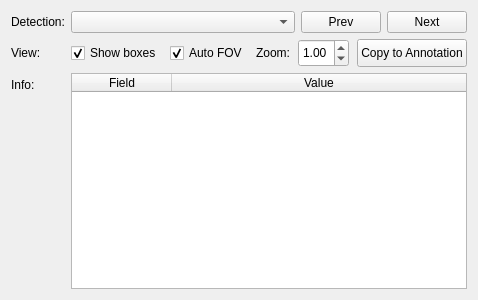
<?xml version='1.0' encoding='UTF-8'?>
<ui version="4.0">
 <class>View</class>
 <widget class="qMRMLWidget" name="View">
  <property name="geometry">
   <rect>
    <x>0</x>
    <y>0</y>
    <width>420</width>
    <height>300</height>
   </rect>
  </property>
  <layout class="QFormLayout" name="locateFormLayout">
   <item row="0" column="0">
    <widget class="QLabel" name="locateIndexLabel">
     <property name="toolTip">
      <string>Detection index currently selected for viewing.</string>
     </property>
     <property name="text">
      <string>Detection:</string>
     </property>
    </widget>
   </item>
   <item row="0" column="1">
    <layout class="QHBoxLayout" name="locateIndexLayout">
     <item>
      <widget class="QComboBox" name="locateIndexComboBox">
       <property name="sizePolicy">
        <sizepolicy hsizetype="Expanding" vsizetype="Fixed">
         <horstretch>0</horstretch>
         <verstretch>0</verstretch>
        </sizepolicy>
       </property>
       <property name="toolTip">
        <string>Select a displayed detection index to highlight and view. Choose the empty entry to clear the highlight.</string>
       </property>
      </widget>
     </item>
     <item>
      <widget class="QPushButton" name="previousBoxButton">
       <property name="sizePolicy">
        <sizepolicy hsizetype="Fixed" vsizetype="Fixed">
         <horstretch>0</horstretch>
         <verstretch>0</verstretch>
        </sizepolicy>
       </property>
       <property name="toolTip">
        <string>Select the previous displayed detection in the current filtered detection list.</string>
       </property>
       <property name="text">
        <string>Prev</string>
       </property>
      </widget>
     </item>
     <item>
      <widget class="QPushButton" name="nextBoxButton">
       <property name="sizePolicy">
        <sizepolicy hsizetype="Fixed" vsizetype="Fixed">
         <horstretch>0</horstretch>
         <verstretch>0</verstretch>
        </sizepolicy>
       </property>
       <property name="toolTip">
        <string>Select the next displayed detection in the current filtered detection list.</string>
       </property>
       <property name="text">
        <string>Next</string>
       </property>
      </widget>
     </item>
    </layout>
   </item>
   <item row="1" column="0">
    <widget class="QLabel" name="locateFovLabel">
     <property name="minimumSize">
      <size>
       <width>0</width>
       <height>28</height>
      </size>
     </property>
     <property name="alignment">
      <set>Qt::AlignLeading|Qt::AlignLeft|Qt::AlignVCenter</set>
     </property>
     <property name="toolTip">
      <string>Controls for detection visibility and slice view fitting.</string>
     </property>
     <property name="text">
      <string>View:</string>
     </property>
    </widget>
   </item>
   <item row="1" column="1">
    <layout class="QHBoxLayout" name="locateFovLayout">
     <property name="spacing">
      <number>8</number>
     </property>
     <item>
      <widget class="QCheckBox" name="showDetectionBoxesCheckBox">
       <property name="minimumSize">
        <size>
         <width>0</width>
         <height>28</height>
        </size>
       </property>
       <property name="toolTip">
        <string>Show or hide reference detection boxes. Annotation boxes remain visible.</string>
       </property>
       <property name="text">
        <string>Show boxes</string>
       </property>
       <property name="checked">
        <bool>true</bool>
       </property>
      </widget>
     </item>
     <item>
      <widget class="QCheckBox" name="locateAutoFovCheckBox">
       <property name="minimumSize">
        <size>
         <width>0</width>
         <height>28</height>
        </size>
       </property>
       <property name="toolTip">
        <string>When a detection is selected, automatically fit slice view FOV around that box.</string>
       </property>
       <property name="text">
        <string>Auto FOV</string>
       </property>
       <property name="checked">
        <bool>true</bool>
       </property>
      </widget>
     </item>
     <item>
      <widget class="QLabel" name="locateFovZoomLabel">
       <property name="minimumSize">
        <size>
         <width>0</width>
         <height>28</height>
        </size>
       </property>
       <property name="alignment">
        <set>Qt::AlignLeading|Qt::AlignLeft|Qt::AlignVCenter</set>
       </property>
       <property name="toolTip">
        <string>Additional zoom factor used when Auto FOV is enabled.</string>
       </property>
       <property name="text">
        <string>Zoom:</string>
       </property>
      </widget>
     </item>
     <item>
      <widget class="QDoubleSpinBox" name="locateFovZoomSpinBox">
       <property name="minimumSize">
        <size>
         <width>0</width>
         <height>28</height>
        </size>
       </property>
       <property name="toolTip">
        <string>Auto FOV zoom factor. Higher values zoom closer to the selected box.</string>
       </property>
       <property name="decimals">
        <number>2</number>
       </property>
       <property name="minimum">
        <double>0.250000000000000</double>
       </property>
       <property name="maximum">
        <double>8.000000000000000</double>
       </property>
       <property name="singleStep">
        <double>0.250000000000000</double>
       </property>
       <property name="value">
        <double>1.000000000000000</double>
       </property>
      </widget>
     </item>
     <item>
      <spacer name="locateFovSpacer">
       <property name="orientation">
        <enum>Qt::Horizontal</enum>
       </property>
       <property name="sizeHint" stdset="0">
        <size>
         <width>40</width>
         <height>20</height>
        </size>
       </property>
      </spacer>
     </item>
     <item>
      <widget class="QPushButton" name="copyViewedDetectionButton">
       <property name="minimumSize">
        <size>
         <width>0</width>
         <height>28</height>
        </size>
       </property>
       <property name="sizePolicy">
        <sizepolicy hsizetype="Fixed" vsizetype="Fixed">
         <horstretch>0</horstretch>
         <verstretch>0</verstretch>
        </sizepolicy>
       </property>
       <property name="toolTip">
        <string>Copy the selected detection into the annotation set as a new editable annotation.</string>
       </property>
       <property name="text">
        <string>Copy to Annotation</string>
       </property>
      </widget>
     </item>
    </layout>
   </item>
   <item row="2" column="0">
    <widget class="QLabel" name="locateInfoTitleLabel">
     <property name="toolTip">
      <string>Read-only information for the selected detection.</string>
     </property>
     <property name="text">
      <string>Info:</string>
     </property>
    </widget>
   </item>
   <item row="2" column="1">
    <widget class="QTableWidget" name="locateInfoTable">
     <property name="toolTip">
      <string>Read-only details for the selected detection box.</string>
     </property>
     <property name="minimumSize">
      <size>
       <width>0</width>
       <height>120</height>
      </size>
     </property>
     <property name="alternatingRowColors">
      <bool>true</bool>
     </property>
     <property name="selectionBehavior">
      <enum>QAbstractItemView::SelectRows</enum>
     </property>
     <property name="columnCount">
      <number>2</number>
     </property>
     <attribute name="horizontalHeaderStretchLastSection">
      <bool>true</bool>
     </attribute>
     <column>
      <property name="text">
       <string>Field</string>
      </property>
     </column>
     <column>
      <property name="text">
       <string>Value</string>
      </property>
     </column>
    </widget>
   </item>
  </layout>
 </widget>
 <customwidgets>
  <customwidget>
   <class>qMRMLWidget</class>
   <extends>QWidget</extends>
   <header>qMRMLWidget.h</header>
   <container>1</container>
  </customwidget>
 </customwidgets>
 <resources />
 <connections />
</ui>
